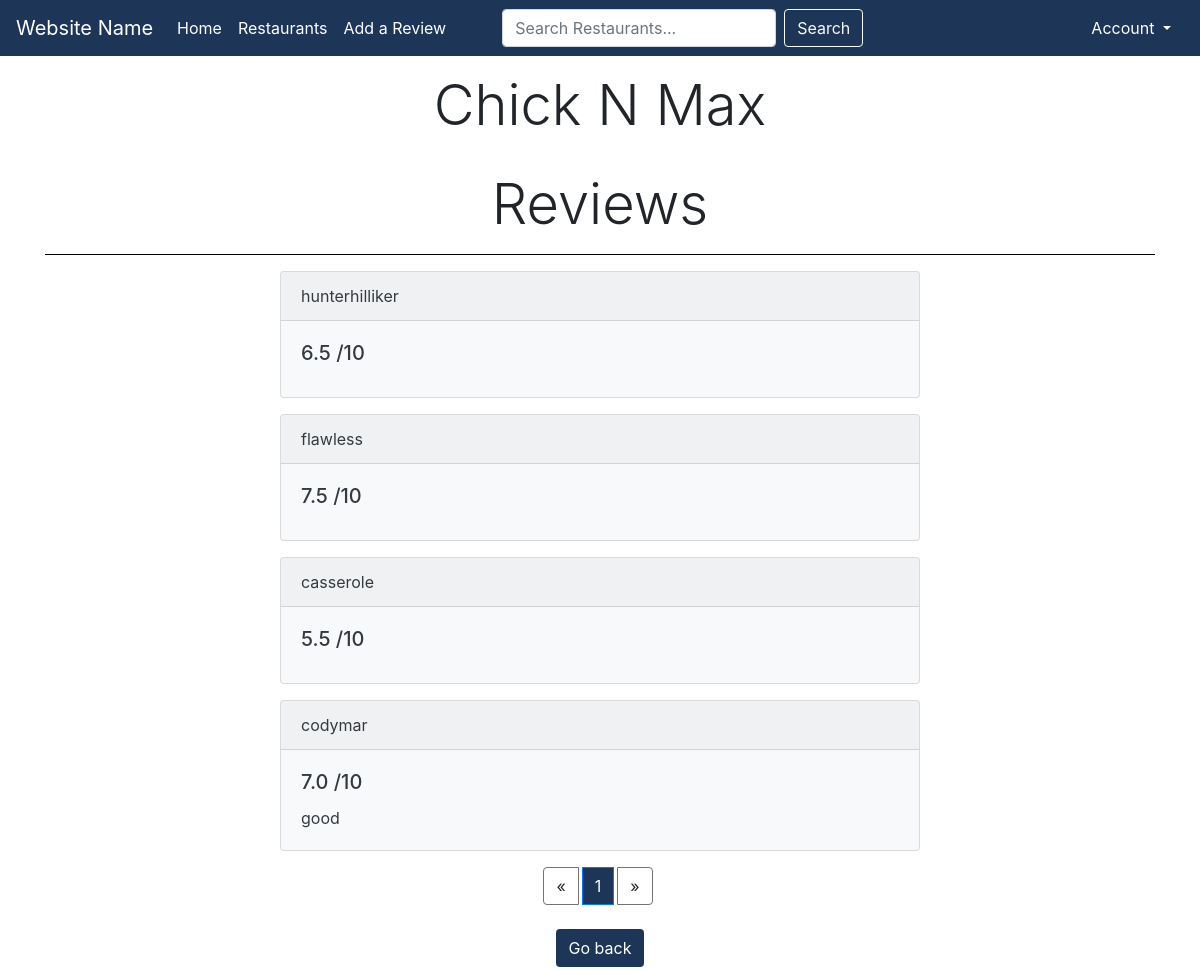
Before: /all-reviews/70/ with the older database file.
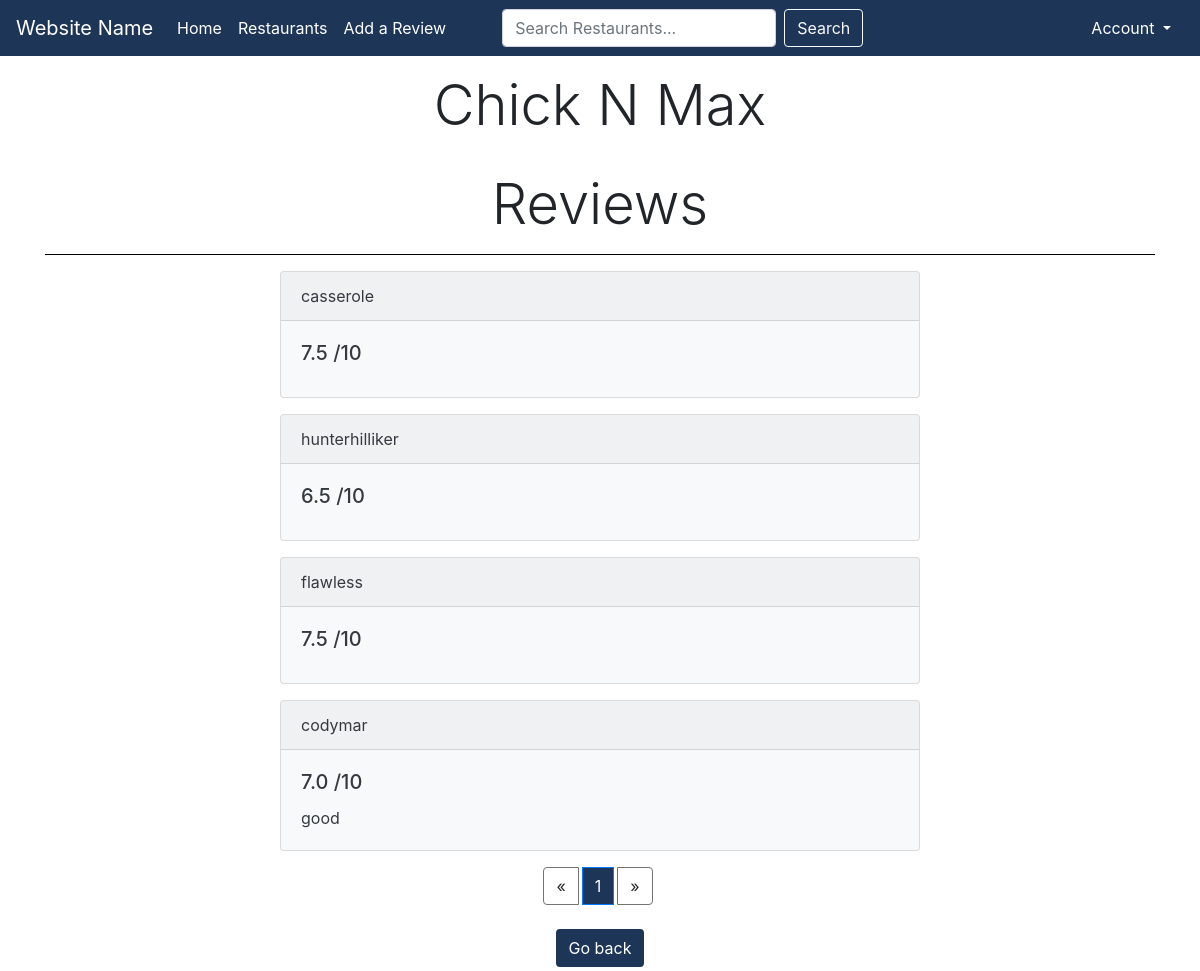
After: the same page with the newer database file.
### restaurants/models.py (models this page shows, shortened)
class Rating(models.Model):
    user = models.ForeignKey(
        User, on_delete=models.CASCADE, null=False)
    restaurant = models.ForeignKey(
        Restaurant, on_delete=models.CASCADE, null=False)
    rating = models.DecimalField(decimal_places=1, max_digits=3)
    review = models.TextField(null=True, blank=True)
    updated = models.DateTimeField(auto_now=True)
    created = models.DateTimeField(auto_now_add=True)
    class Meta:
        ordering = ['-updated', '-created']

### restaurants/views.py (the view)
# urls.py: path("all-reviews/<str:pk>/", views.allReviews, name="all-reviews"),
def allReviews(request, pk):
    restaurant = Restaurant.objects.get(id=pk)
    try:
        reviews = Rating.objects.filter(restaurant__id=pk)
        paginator = Paginator(reviews, 10)
        page_number = request.GET.get('page', 1)
        page_obj = paginator.get_page(page_number)
        page_obj.adjusted_elided_pages = paginator.get_elided_page_range(page_number, on_each_side=2)
        context = {'restaurant': restaurant,  'reviews': reviews, 'page_obj': page_obj}
    except:
        context = {'restaurant': restaurant}
        redirect('restaurant/' + pk)
    return render(request, "restaurants/all-restaurant-reviews.html", context)

### restaurants/templates/restaurants/all-restaurant-reviews.html (shortened to what this page needs)
{% extends 'restaurants/base.html' %}
{% block content %}
  <div>
      <h1 class="display-4 text-center">{{restaurant.name}}</h1>
      <br>
  </div>
<div class="container">
    <h1 class="display-4 text-center">Reviews</h1>
  <hr size="10" color="#000000" noshade>
  {% for review in page_obj %}
  <div class="card text-dark bg-light mb-3">
    <div class="card-header">{{review.user}}</div>
      <div class="card-body">
        <h5 class="card-title">{{review.rating}} /10</h5>
        <p class="card-text">{{review.review}}</p>
      </div>
  </div>
  {% endfor %}
  <nav class="mt-3" aria-label="Page navigation">
    <ul class="pagination justify-content-center flex-wrap mt-2 mb-4">
      {% if page_obj.has_previous %}
          <li class="page-item mr-1"><a class="page-link" href="?page={{ page_obj.previous_page_number }}">&laquo;</a></li>
      {% else %}
          <li class="page-item mr-1"><a class="page-link">&laquo;</a></li>
      {% endif %}
      {% for i in page_obj.adjusted_elided_pages|default_if_none:page_obj.paginator.get_elided_page_range %}
          {% if page_obj.number == i %}
              <li class="active page-item mr-1"><span class="page-link" id="activeItem">{{ i }} <span class="sr-only">(current)</span></span>
              </li>
          {% else %}
              {% if i == page_obj.paginator.ELLIPSIS %}
                  <li class="page-item mr-1"><a class="page-link">{{ i }}</a></li>
              {% else %}
                  <li class="page-item mr-1"><a class="page-link" href="?page={{ i }}">{{ i }}</a></li>
              {% endif %}
          {% endif %}
      {% endfor %}
      {% if page_obj.has_next %}
          <li class="page-item mr-1"><a class="page-link" href="?page={{ page_obj.next_page_number }}">&raquo;</a></li>
      {% else %}
          <li class="page-item mr-1"><a class="page-link">&raquo;</a></li>
      {% endif %}
  </ul></nav>
    <div class="d-flex justify-content-center">
        <a class="btn darkBlue mb-1" href="{% url 'restaurant' restaurant.id %}">Go back</a>
    </div>
</div>
{% endblock %}

Changed rows visible on the page:
changed Rating "casserole": rating "5.5" → "7.5"; moves up the list
